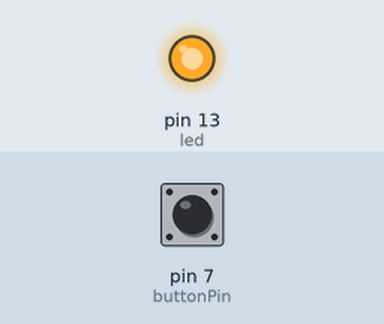
This sketch was run on a simulated Arduino Uno, built with avr-gcc and run on an emulated ATmega328P. On the bench: output pins drawn as LEDs (lit = HIGH). The test bench sets the inputs (shaded band); at power-on: pin 7 (buttonPin) LOW.

Above: at 1.2 s.
1.3 s: pin 7 (buttonPin) pulled HIGH for 0.15 s
At 1.37 s:
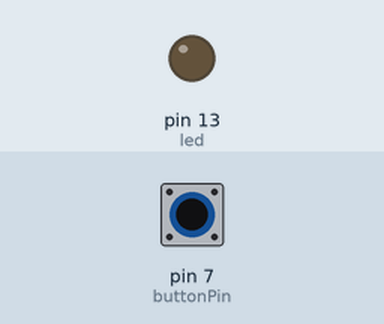
2.9 s: pin 7 (buttonPin) pulled HIGH for 3.2 s
At 7.3 s:
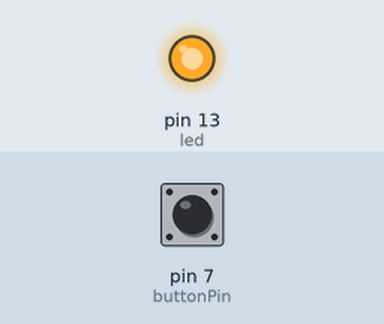
Timing chart, 0 to 8.8 s (numbered marks = the images above; inputs shaded):
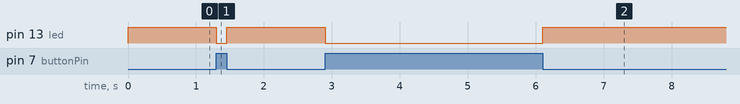

Measured:
- after the input at 1.3 s, pin 13 (led): HIGH → LOW at once, → HIGH 0.15 s later
- after the input at 2.9 s, pin 13 (led): HIGH → LOW at once, → HIGH 3.2 s later

The sketch:

Button_Module.ino
```cpp
int led = 13; //led connected to pin 13.
int buttonPin = 7; //button connected to pin7.
int val; //numeric variables are stored as val.

void setup() {
  // put your setup code here, to run once:
  pinMode(led,OUTPUT); //led is Output.
  pinMode(buttonPin,INPUT); //button is Input.

}

void loop() {
  // put your main code here, to run repeatedly:
  val = digitalRead(buttonPin); //vlaue of val is the data from the Button.
  if(val == HIGH)
  {
    digitalWrite(led,LOW); //turns the led Off.
  }
  else
  {
    digitalWrite(led,HIGH); //turns the led On.
  }

}
```
